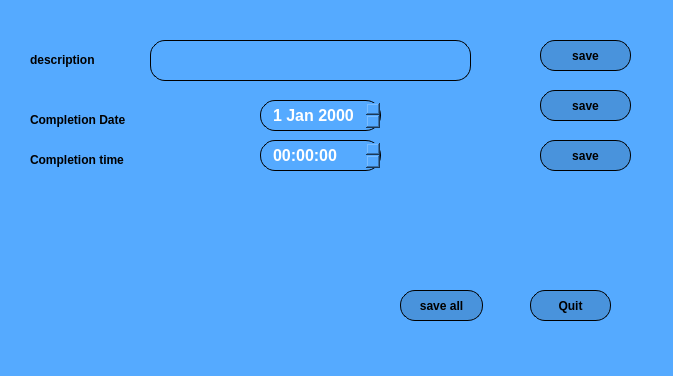
<?xml version="1.0" encoding="UTF-8"?>
<ui version="4.0">
 <class>ViewEdit</class>
 <widget class="QDialog" name="ViewEdit">
  <property name="geometry">
   <rect>
    <x>0</x>
    <y>0</y>
    <width>673</width>
    <height>376</height>
   </rect>
  </property>
  <property name="windowTitle">
   <string>Dialog</string>
  </property>
  <widget class="QTextEdit" name="textEdit">
   <property name="geometry">
    <rect>
     <x>150</x>
     <y>40</y>
     <width>321</width>
     <height>41</height>
    </rect>
   </property>
   <property name="styleSheet">
    <string notr="true">  background-color: rgb(85, 170, 255);
 color: #ffffff;
  font-family: 'Times New Roman', serif; /* Roman font */
font-style: italic;  
  font-size: 16px; /* Font size */
    font-weight: bold; /* Bold text */
    text-align: center; /* Center-align the text */
    text-transform: uppercase;
    border-radius: 15px;
      border: 1px solid #000000; 
     padding: 5px 10px;</string>
   </property>
  </widget>
  <widget class="QDateEdit" name="dateEdit">
   <property name="geometry">
    <rect>
     <x>260</x>
     <y>100</y>
     <width>121</width>
     <height>31</height>
    </rect>
   </property>
   <property name="styleSheet">
    <string notr="true">  background-color: rgb(85, 170, 255);
 color: #ffffff;
  font-family: 'Times New Roman', serif; /* Roman font */
    font-size: 16px; /* Font size */
    font-weight: bold; /* Bold text */
    text-align: center; /* Center-align the text */
    text-transform: uppercase;
    border-radius: 15px;
      border: 1px solid #000000; 
     padding: 5px 10px;</string>
   </property>
  </widget>
  <widget class="QTimeEdit" name="timeEdit">
   <property name="geometry">
    <rect>
     <x>260</x>
     <y>140</y>
     <width>121</width>
     <height>31</height>
    </rect>
   </property>
   <property name="styleSheet">
    <string notr="true">  background-color: rgb(85, 170, 255);
 color: #ffffff;
  font-family: 'Times New Roman', serif; /* Roman font */
    font-size: 16px; /* Font size */
    font-weight: bold; /* Bold text */
    text-align: center; /* Center-align the text */
    text-transform: uppercase;
    border-radius: 15px;
      border: 1px solid #000000; 
     padding: 5px 10px;</string>
   </property>
  </widget>
  <widget class="QPushButton" name="saveDate">
   <property name="geometry">
    <rect>
     <x>540</x>
     <y>90</y>
     <width>91</width>
     <height>31</height>
    </rect>
   </property>
   <property name="styleSheet">
    <string notr="true">

background-color: rgb(73, 147, 220);
 color: #000000;
  font-family: 'Times New Roman', serif; /* Roman font */
    font-size: 12px; /* Font size */
    font-weight: bold; /* Bold text */
    text-align: center; /* Center-align the text */
    text-transform: uppercase;
    border-radius: 15px;
      border: 1px solid #000000; 
     padding: 5px 10px;</string>
   </property>
   <property name="text">
    <string>save</string>
   </property>
  </widget>
  <widget class="QPushButton" name="saveTime">
   <property name="geometry">
    <rect>
     <x>540</x>
     <y>140</y>
     <width>91</width>
     <height>31</height>
    </rect>
   </property>
   <property name="styleSheet">
    <string notr="true">

background-color: rgb(73, 147, 220);
 color: #000000;
  font-family: 'Times New Roman', serif; /* Roman font */
    font-size: 12px; /* Font size */
    font-weight: bold; /* Bold text */
    text-align: center; /* Center-align the text */
    text-transform: uppercase;
    border-radius: 15px;
      border: 1px solid #000000; 
     padding: 5px 10px;</string>
   </property>
   <property name="text">
    <string>save</string>
   </property>
  </widget>
  <widget class="QPushButton" name="saveDesc">
   <property name="geometry">
    <rect>
     <x>540</x>
     <y>40</y>
     <width>91</width>
     <height>31</height>
    </rect>
   </property>
   <property name="styleSheet">
    <string notr="true">

background-color: rgb(73, 147, 220);
 color: #000000;
  font-family: 'Times New Roman', serif; /* Roman font */
    font-size: 12px; /* Font size */
    font-weight: bold; /* Bold text */
    text-align: center; /* Center-align the text */
    text-transform: uppercase;
    border-radius: 15px;
      border: 1px solid #000000; 
     padding: 5px 10px;</string>
   </property>
   <property name="text">
    <string>save</string>
   </property>
  </widget>
  <widget class="QPushButton" name="saveAll">
   <property name="geometry">
    <rect>
     <x>400</x>
     <y>290</y>
     <width>83</width>
     <height>31</height>
    </rect>
   </property>
   <property name="styleSheet">
    <string notr="true">

background-color: rgb(73, 147, 220);
 color: #000000;
  font-family: 'Times New Roman', serif; /* Roman font */
    font-size: 12px; /* Font size */
    font-weight: bold; /* Bold text */
    text-align: center; /* Center-align the text */
    text-transform: uppercase;
    border-radius: 15px;
      border: 1px solid #000000; 
     padding: 5px 10px;</string>
   </property>
   <property name="text">
    <string>save all</string>
   </property>
  </widget>
  <widget class="QPushButton" name="Quit">
   <property name="geometry">
    <rect>
     <x>530</x>
     <y>290</y>
     <width>81</width>
     <height>31</height>
    </rect>
   </property>
   <property name="styleSheet">
    <string notr="true">

background-color: rgb(73, 147, 220);
 color: #000000;
  font-family: 'Times New Roman', serif; /* Roman font */
    font-size: 12px; /* Font size */
    font-weight: bold; /* Bold text */
    text-align: center; /* Center-align the text */
    text-transform: uppercase;
    border-radius: 15px;
      border: 1px solid #000000; 
     padding: 5px 10px;</string>
   </property>
   <property name="text">
    <string>Quit</string>
   </property>
  </widget>
  <widget class="QLabel" name="label">
   <property name="geometry">
    <rect>
     <x>30</x>
     <y>50</y>
     <width>101</width>
     <height>20</height>
    </rect>
   </property>
   <property name="styleSheet">
    <string notr="true">   color: #000000;
background-color: rgb(85, 170, 255);
  font-family: 'Times New Roman', serif; /* Roman font */
    font-size: 12px; /* Font size */
    font-weight: bold; /* Bold text */
    text-align: center; /* Center-align the text */
    text-transform: uppercase
</string>
   </property>
   <property name="text">
    <string>description</string>
   </property>
  </widget>
  <widget class="QLabel" name="label_2">
   <property name="geometry">
    <rect>
     <x>30</x>
     <y>110</y>
     <width>131</width>
     <height>20</height>
    </rect>
   </property>
   <property name="toolTip">
    <string>&lt;html&gt;&lt;head/&gt;&lt;body&gt;&lt;p&gt;&lt;img src=&quot;:/image/sheet-297179_1920.jpg&quot;/&gt;&lt;/p&gt;&lt;/body&gt;&lt;/html&gt;</string>
   </property>
   <property name="styleSheet">
    <string notr="true">   color: #000000;
background-color: rgb(85, 170, 255);
  font-family: 'Times New Roman', serif; /* Roman font */
    font-size: 12px; /* Font size */
    font-weight: bold; /* Bold text */
    text-align: center; /* Center-align the text */
    text-transform: uppercase;
</string>
   </property>
   <property name="text">
    <string>Completion Date</string>
   </property>
  </widget>
  <widget class="QLabel" name="label_3">
   <property name="geometry">
    <rect>
     <x>30</x>
     <y>150</y>
     <width>131</width>
     <height>20</height>
    </rect>
   </property>
   <property name="styleSheet">
    <string notr="true">   color: #000000;
background-color: rgb(85, 170, 255);
  font-family: 'Times New Roman', serif; /* Roman font */
    font-size: 12px; /* Font size */
    font-weight: bold; /* Bold text */
    text-align: center; /* Center-align the text */
    text-transform: uppercase
</string>
   </property>
   <property name="text">
    <string>Completion time</string>
   </property>
  </widget>
  <widget class="QFrame" name="frame">
   <property name="geometry">
    <rect>
     <x>-350</x>
     <y>-70</y>
     <width>1081</width>
     <height>511</height>
    </rect>
   </property>
   <property name="styleSheet">
    <string notr="true">background-color: rgb(85, 170, 255);</string>
   </property>
   <property name="frameShape">
    <enum>QFrame::StyledPanel</enum>
   </property>
   <property name="frameShadow">
    <enum>QFrame::Raised</enum>
   </property>
  </widget>
  <zorder>frame</zorder>
  <zorder>textEdit</zorder>
  <zorder>dateEdit</zorder>
  <zorder>timeEdit</zorder>
  <zorder>saveDate</zorder>
  <zorder>saveTime</zorder>
  <zorder>saveDesc</zorder>
  <zorder>saveAll</zorder>
  <zorder>Quit</zorder>
  <zorder>label</zorder>
  <zorder>label_2</zorder>
  <zorder>label_3</zorder>
 </widget>
 <resources/>
 <connections/>
</ui>
